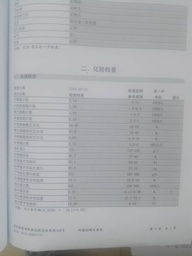
#> input picture BloodTestReportOCR/bloodtestreport.jpg, 192 x 256 px, shrunk from 960 x 1280 before the run
$ python -i Binarization.py   (imports and definitions only)   (Python 2 division)
#> lines starting #> are read from the running program, lines starting #| are printed output that depends on the picture
# -*- coding: UTF-8 -*-
try:
    import ImageEnhance
except ImportError:
    from PIL import ImageEnhance
import cv2.cv
from PIL import Image, ImageDraw
import os
# 输入文件
# 创建文件夹
# [4 lines not run here, left out]

# ------ 图像去噪 (像素暴力遍历，速度较慢)-------
# 二值判断,如果确认是噪声,用改点的上面一个点的灰度进行替换
# 降噪
# 根据一个点A的RGB值，与周围的8个点的RBG值比较，设定一个值N（0 <N <8），当A的RGB值与周围8个点的RGB相等数小于N时，此点为噪点
# G: Integer 图像二值化阀值
# N: Integer 降噪率 0 < N <8
# Z: Integer 降噪次数
# 输出
#  0：降噪成功
#  1：降噪失败

def getPixel(image, x, y, G, N):
    L = image.getpixel((x, y))
    if L > G:
        L = True
    else:
        L = False
    nearDots = 0
    if L == (image.getpixel((x - 1, y - 1)) > G):
        nearDots += 1
    if L == (image.getpixel((x - 1, y)) > G):
        nearDots += 1
    if L == (image.getpixel((x - 1, y + 1)) > G):
        nearDots += 1
    if L == (image.getpixel((x, y - 1)) > G):
        nearDots += 1
    if L == (image.getpixel((x, y + 1)) > G):
        nearDots += 1
    if L == (image.getpixel((x + 1, y - 1)) > G):
        nearDots += 1
    if L == (image.getpixel((x + 1, y)) > G):
        nearDots += 1
    if L == (image.getpixel((x + 1, y + 1)) > G):
        nearDots += 1
    if nearDots < N:
        return image.getpixel((x, y - 1))
    else:
        return None

def clearNoise(image, G, N, Z):
    draw = ImageDraw.Draw(image)
    for i in xrange(0, Z):
        for x in xrange(1, image.size[0] - 1):
            for y in xrange(1, image.size[1] - 1):
                color = getPixel(image, x, y, G, N)
                if color != None:
                    draw.point((x, y), color)


# 二值化
def Binarization(file_name, save_name):
    # 读取文件
#> called with file_name = 'bloodtestreport.jpg', save_name = 'out.png'
    img = Image.open(file_name)
#> img is the input picture: PIL image 192x256 RGB; mean R, G, B 167.7, 169.2, 171.7
    # ------ 图像预处理（亮度、对比度、锐度） -------
    # 亮度不变
    imgenhancer_Brightness = ImageEnhance.Brightness(img)
    img_enhance_Brightness = imgenhancer_Brightness.enhance(1.0)
    # 对比度增加
    imgenhancer_Contrast = ImageEnhance.Contrast(img_enhance_Brightness)
    img_enhance_Contrast = imgenhancer_Contrast.enhance(1.6)
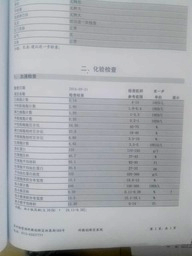
#> img_enhance_Contrast: PIL image 192x256 RGB; mean R, G, B 166.6, 169, 173
    # 锐度降低
    imgenhancer_Sharpness = ImageEnhance.Sharpness(img_enhance_Contrast)
    img_enhance_Sharpness = imgenhancer_Sharpness.enhance(0.5)
    # 保存临时图片
    img_enhance_Sharpness.save("temp/preDeal.jpg")
    # ------ 自适应高斯边缘提取 -------
    imgFile = 'temp/preDeal.jpg'
    # 读取图片
    img = cv2.imread(imgFile)
#> img: shape (256, 192, 3)
    # 转为灰度图
    img = cv2.cvtColor(img, cv2.COLOR_BGR2RGB)
    imgGray = cv2.cvtColor(img, cv2.COLOR_BGR2GRAY)
    # 自适应高斯提取边缘
    imgAdapt = cv2.adaptiveThreshold(imgGray, 255, cv2.ADAPTIVE_THRESH_GAUSSIAN_C, cv2.THRESH_BINARY, 11, 2)
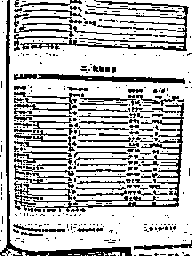
#> imgAdapt: shape (256, 192); 74% white; black in thin lines or dots
    # 保存临时图片
    cv2.imwrite('temp/Gaussian.jpg', imgAdapt)
    # 去燥
    image = Image.open('temp/Gaussian.jpg')
    # 去噪,G = 50,N = 3,Z = 1
    clearNoise(image, 50, 3, 1)
#> the loop in clearNoise, `for i in xrange(0, Z):` made 1 pass
#> after the loop in clearNoise, `for i in xrange(0, Z):`:
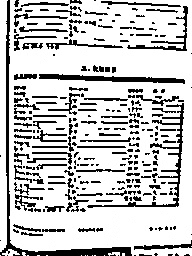
#> image: PIL image 192x256 L; min 0, max 255, mean 198.5
    # 去噪,G = 50,N = 2,Z = 2
    clearNoise(image, 50, 2, 1)
    # 保存临时图片
    image.save('temp/noise.jpg')
    # -------- 形态学操作 ----------
    img = cv2.imread('temp/noise.jpg')
#> img: shape (256, 192, 3); min 0, max 255, mean 197.7
    # 腐蚀
    kernel = cv2.getStructuringElement(cv2.MORPH_RECT, (2, 2))
    eroded = cv2.erode(img, kernel)
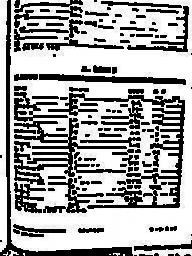
#> eroded: shape (256, 192, 3); min 0, max 255, mean 165.3
    # 膨胀
    kernel = cv2.getStructuringElement(cv2.MORPH_RECT, (1, 1))
    dilated = cv2.dilate(eroded, kernel)
    # 再次膨胀
    kernel = cv2.getStructuringElement(cv2.MORPH_RECT, (2, 2))
    dilated = cv2.dilate(dilated, kernel)
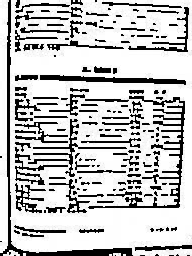
#> dilated: shape (256, 192, 3); min 0, max 255, mean 194.5
    # 保存图像
    cv2.imwrite(save_name, dilated);
    print save_name + ' done'

>>> result = Binarization('bloodtestreport.jpg', 'out.png')
